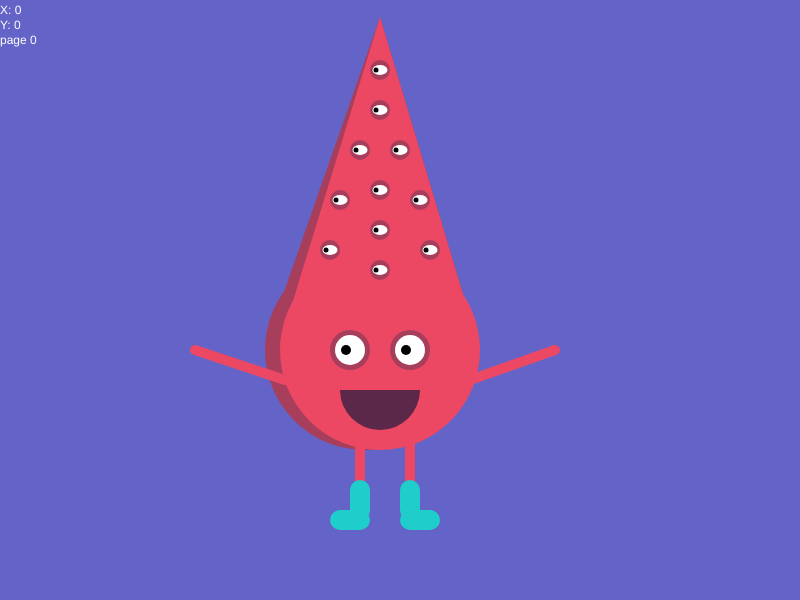
Frame 1 (no input)
Frame 60 (no input): identical to frame 1, image omitted
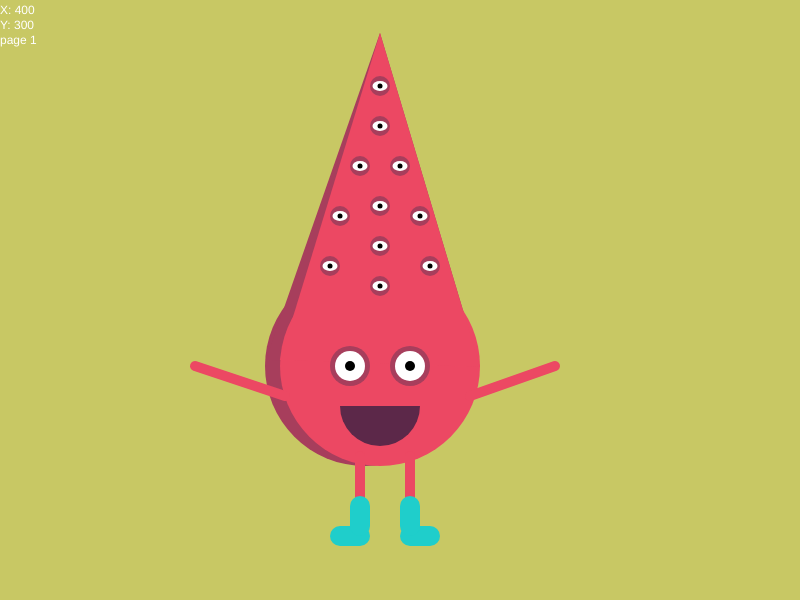
Frame 120 (the mouse pressed at the canvas centre since frame 60)

The p5.js sketch that drew these frames (run headless with seeded random() and noise() and a simulated clock; from frame 60 on, the mouse is pressed at the canvas centre):

// p5.js sketch
// ── sketch.js
// Julie Stuart, last edited February 4th, 2017
// Program makes a drawing of a monster move up and down or look left and right when user clicks

page = 0 //sets page variable equal to 0
eyeDirection = 4 //changes how far the eyes move
center = 380 //sets center of page for eye direction movement
jumpValue = -50 //Y value of George's jump
jumpDir = 2 //speed and direction

function setup() {
  createCanvas(800, 600);
}
function draw(){
   
  // if statement makes it so that if the page = 0, the background is purple and the monster's eyes will move left and right
  if (page == 0) { //if page is = 0
    background(100,100,200); //set background to purple
    if (mouseX < center){ //if mouse is less than center (380)
      eyeDirection = -4 //eyes go four to the left
    } else { //otherwise
      eyeDirection = 4 //eyes go four to the right
    }
  } else { //dictates that if page is anything other than 0, the monster should move up and down
    background(200,200,100); //yellow background
    eyeDirection = 0; //stop eyes from moving
    jumpValue =  jumpValue - jumpDir; //makes the monster move up
    if (jumpValue < -100 || jumpValue > 0) { //if the monster moves above 0 or below -100, change direction of the monster
        jumpDir = - jumpDir; //change the direction
    }
}
 // show coordinates of mouse as X and Y values, show page number
  fill(255); //make text white
  text("X: " + mouseX, 0, 5, 300, 300); // print x coordinate in upper left corner
  text("Y: " + mouseY, 0, 20, 300, 300); // print y coordinate in upper left corner, under x coordinate
  text("page " + page, 0, 35, 300, 300); // print what page the function is on
  
  
 
  // Calling George
  George(0 + jumpValue);  // Movement of entirety of George except eyes
  
  //Calling both big eyes
  bigEyes(350, 400 + jumpValue, eyeDirection); // x of eyes, y and big eyes jump, eye direction movement
  bigEyes(410, 400 + jumpValue, eyeDirection);
  
  //Calling each individual small eye as function
  smallEye(400, 200 + jumpValue, eyeDirection); // coordinate of eye, Y of eyes "jump", eye direction movement
  smallEye(360, 200 + jumpValue, eyeDirection);
  smallEye(380, 120 + jumpValue, eyeDirection);
  smallEye(380, 160 + jumpValue, eyeDirection);
  smallEye(380, 240 + jumpValue, eyeDirection);
  smallEye(340, 250 + jumpValue, eyeDirection);
  smallEye(420, 250 + jumpValue, eyeDirection);
  smallEye(380, 280 + jumpValue, eyeDirection);
  smallEye(380, 320 + jumpValue, eyeDirection);
  smallEye(330, 300 + jumpValue, eyeDirection);
  smallEye(430, 300 + jumpValue, eyeDirection)
}

// George
function George(y){ // function of George with parameter of y for movement
  noStroke(); //not outline
  fill("#A73E5C"); //fill purple
  ellipse(365, 400 + y, 200, 200);// purple outline
  triangle(265.8, 394 + y, 480, 401 + y, 380, 67 + y); // purple outline 
  fill("#EC4863"); //fill pink
  ellipse(center, 400 + y, 200, 200); // pink circle of George
  triangle(279.8, 394 +y, 480, 401 + y, 380, 67 + y); // pink triangle
  
  //mouth
  fill("#5C2849"); // purple 
  arc(380, 440 + y, 80, 80, 0, PI, OPEN); //mouth arc
  
  // feet
  stroke("#EC4863"); //pink
  strokeWeight(10); //thick stroke
  line(360, 490 + y, 360, 560 + y); // left foot
  line(410, 490 + y, 410, 560 + y); // right foot
  
  //arms
  stroke("#EC4863"); //pink
  strokeWeight(10); //make feet thicker
  line(195, 400 + y, 285, 430 + y); //left arm
  line(555, 400 + y, 470, 430 + y); //right arm
  
  noStroke()
  //socks
  fill("#1FCECB"); //fill blue
  rect(330, 560 + y, 40, 20, 50); // top sock
  rect(350, 530 + y, 20, 40, 50); // bottom sock
  rect(400, 560 + y, 40, 20, 50); // top sock
  rect(400, 530 + y, 20, 40, 50); // bottom sock
}

//big eyes
function bigEyes(x, y, pupil){ //parameters for X, Y, and movement of pupil
  noStroke(); //remove outline
  fill("#A73E5C"); // purple
  ellipse(x, y, 40, 40); //  big eye purple circles
  fill(255);//white area
  ellipse(x, y, 30, 30); // big eye white circles
  fill(0); // black
  ellipse(x + pupil, y, 10, 10); // pupils
}

//small eyes
function smallEye(x,y, pupil){ // x & y coordinates, pupil 
  noStroke(); //no outline
  fill("#A73E5C"); // purple 
  ellipse(x, y, 20, 20); // purple ellipse
  fill(255); // white
  ellipse(x, y, 15, 10); // white ellipse
  fill(0); //black
  ellipse(x + pupil, y, 5, 5); // black pupil
}
 
function mousePressed (){ // when mouse is pressed
  page = 1 - page; // make page one minus page
}
